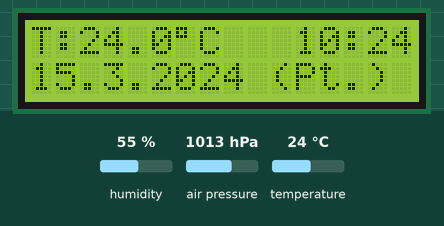
A sketch run on a simulated Arduino Uno, built with avr-gcc and run on an emulated ATmega328P. Shown: 16×2 character LCD. The inputs (shaded band) are chosen by the test bench; at power-on: temperature 24 °C, humidity 55 %, air pressure 1013 hPa. The local clock reads 2024-03-15 10:24:30 at power-on unless the sketch sets it; what the sketch prints to the serial monitor is not drawn.

Above: at 2.7 s.
2.8 s: temperature set to 12 °C
At 5.3 s:
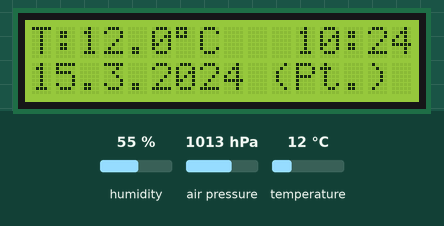
5.6 s: temperature set to 19 °C
At 6.9 s:
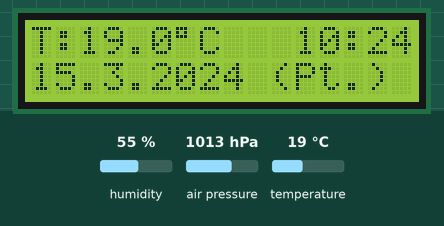
8.1 s: temperature set to 28 °C
At 31.9 s:
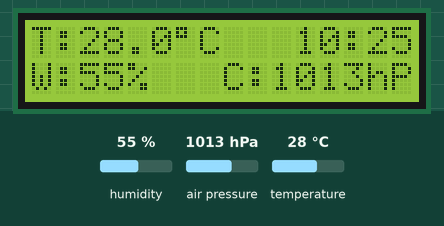
Timing chart, 0 to 32.5 s (numbered marks = the images above; inputs shaded):
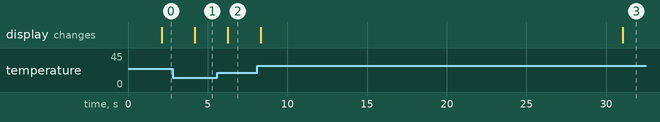

Measured:
- after the input at 2.8 s, the display: changes after 1.4 s (image 1)
- after the input at 5.6 s, the display: changes after 0.66 s (image 2)
- after the input at 8.1 s, the display: first changes after 0.23 s (image 3 shows a later state)

The sketch:

stacja.ino
```cpp
#include <LiquidCrystal_I2C.h>
#include "DHT.h"
#include <SPI.h>
#include <Adafruit_BMP280.h>
#include <Wire.h>
#include <RTClib.h>


#define BMP_SCK  (13)
#define BMP_MISO (12)
#define BMP_MOSI (11)
#define BMP_CS   (10)

#define DHTPIN 2
#define DHTTYPE DHT22

//data
const char *monthName[12] = {
  "Jan", "Feb", "Mar", "Apr", "May", "Jun",
  "Jul", "Aug", "Sep", "Oct", "Nov", "Dec"
};

char daysOfTheWeek[7][12] = {"Nd.", "Pon", "Wt.", "Sr.", "Czw", "Pt.", "Sb."};


#if defined(ARDUINO) && ARDUINO >= 100
#define printByte(args)  write(args);
#else
#define printByte(args)  print(args,BYTE);
#endif

LiquidCrystal_I2C lcd(0x27, 16, 2); //adres LCD
RTC_DS1307 RTC;
DHT dht(DHTPIN, DHTTYPE); //typ wyswietlacza i pin do ktorego jest podpiety
Adafruit_BMP280 bmp; // I2C


void setup()
{

  dht.begin();     // start termometru
  lcd.init();      // start LCD
  lcd.backlight(); // wlaczenie podswietlacza LCD
  Serial.begin(9600);
  Wire.begin();
  RTC.begin();
  //RTC.adjust(DateTime(__DATE__, __TIME__));

  if (!bmp.begin(0x76)) {
    Serial.println(F("Could not find a valid BMP280 sensor, check wiring or "
                      "try a different address!"));
    while (1) delay(10);
  }
    /* Default settings from datasheet. */
    bmp.setSampling(Adafruit_BMP280::MODE_NORMAL,     /* Operating Mode. */
                  Adafruit_BMP280::SAMPLING_X2,     /* Temp. oversampling */
                  Adafruit_BMP280::SAMPLING_X16,    /* Pressure oversampling */
                  Adafruit_BMP280::FILTER_X16,      /* Filtering. */
                  Adafruit_BMP280::STANDBY_MS_500); /* Standby time. */
}

  int czasPomiaru = 1800; //co ile pomiar sredniej
  int a = 0; //czas od ostatniego pomiaru
  //float lastTemp;
  float deltaTemp;
  float first15 = 0; //srednia z pierwszych 15 min
  float last15 = 0; //srednia z kolejnych 15 min
  int czasPetli = 2;
  int ilePomiarow = czasPomiaru/czasPetli;
  String zmianaTemp;
  int humi;
  float tempC;
  bool czyFirst15 = false; //czy minelo pierwsze 15 min
  int nr = 0;
  int cisnienie;
  int data;

void loop()
{

  nr = nr + 1;
  a = a + czasPetli;
  delay(czasPetli*1000); // interwal miedzy pomiarami
  humi  = dht.readHumidity();    // odczyt wilgotnosci w %
  tempC = dht.readTemperature(); // odczyt temperatury w C
  if (!czyFirst15)
  {
    first15 += tempC/ilePomiarow;
      if (a >= czasPomiaru) {
        czyFirst15 = true;
        a = 0;
        //Serial.println("Pobieranie sredniej:");
        //Serial.println(first15);
    }
  }
  else {
    last15 += tempC/ilePomiarow;
       if (a >= czasPomiaru) {
        a = 0;
        //Serial.println("Pobieranie sredniej:");
        //Serial.println(last15);
        if (last15 - first15 > 0.2) {
          zmianaTemp = "->";
          //digitalWrite(yellow, HIGH);
        }
        else if (last15 - first15 < -0.2) {
          zmianaTemp = "<-";
          //digitalWrite(yellow, LOW);
        }
        else {

          zmianaTemp = "<>";
          //digitalWrite(yellow, LOW);
       }
       first15 = last15;
       last15 = 0;
    }
  }
  //if (tempC >= 23.00 || tempC <= 20.00)
  //{
  //  digitalWrite(red, HIGH);
  //  digitalWrite(green, LOW);
  //}
  //else
  //{
  //  digitalWrite(red, LOW);
  //  digitalWrite(green, HIGH);
  //}
  lcd.clear();
  //lcd.setCursor(14, 0);
  //lcd.print("-");
/////////////////////////////////
  //DATA I CZAS//
/////////////////////////////////
   DateTime now = RTC.now();
   lcd.setCursor(10, 0);
   lcd.print(" ");
  lcd.print(now.hour(), DEC);
    lcd.print(':');
    if (now.minute() < 10) //żeby się wyświetlało 0 przed cyfrą minuty (bardzo nieprofesjonalny kod ale dziala)
    {
    lcd.setCursor(14, 0);
    lcd.print('0');
    lcd.setCursor(15, 0);
    lcd.print(now.minute(), DEC);
    }
    else {
    lcd.print(now.minute(), DEC);
    }
    lcd.print(':');
    lcd.print(now.second(), DEC);
  // lcd.setCursor(0, 1);
  // lcd.print(now.day(), DEC);
  //  lcd.print('/');
  //  lcd.print(now.month(), DEC);
  //  lcd.print('/');
  //  lcd.print(now.year(), DEC);
  //  lcd.print(' ');
//////////////////////////////////
  lcd.setCursor(8, 0);
  lcd.print(zmianaTemp);


  //Serial.print(lastTemp);
  ///Serial.println(zmianaTemp);
  //Serial.print("n\");
  //Serial.print(a);
  // sprawdzenie czy odczyty dzialaja
  if (isnan(humi) || isnan(tempC)) {
    lcd.setCursor(0, 0);
    lcd.print("Error odczytow");
  }
    else
  {
    Serial.println(" ");
    //Serial.println("Numer pomiaru:");
    Serial.print(nr);
    Serial.print(" ");
    //Temperatura w C
    lcd.setCursor(0, 0);  // wyswietlanie od 1 kolumny i 1 wiersza
    lcd.print("T:");
    lcd.print(tempC);     // wyswietl zmienna temperatury
    //Serial.println("tempC:");
    Serial.print(tempC);
    //Serial.print("n\ ");
    lcd.setCursor(6, 0);
    lcd.print((char)223); // znak °
    lcd.print("C");
    //lcd.setCursor(11, 0);
    //lcd.print("19:37");
    //Wilgotnosc w %
    lcd.setCursor(0, 1);  // wyswietlanie od 1 kolumny ale 2 wiersza
    lcd.print("W:");
    lcd.print(humi);      // wyswietl zmienna wilgotnosci
    lcd.print("%");
    //int cisnienie = bmp.readPressure();
    lcd.setCursor(8, 1);
    lcd.print("C:");
    lcd.print((bmp.readPressure()/100),0);      // wyswietl zmienna cisnienia w hPa
    lcd.print("hPa");
    Serial.print(F("Pressure = "));
    Serial.print(bmp.readPressure()/100); //hPa
    Serial.println(" hPa");

    if(now.minute() % 2 == 0)
    {
      lcd.setCursor(0, 1);
      lcd.print(now.day(), DEC);
      lcd.print('.');
      lcd.print(now.month(), DEC);
      lcd.print('.');
      lcd.print(now.year(), DEC);
      lcd.print(" (");
      lcd.print(daysOfTheWeek[now.dayOfTheWeek()]);
      lcd.print(") ");
    }


  }

}
```
